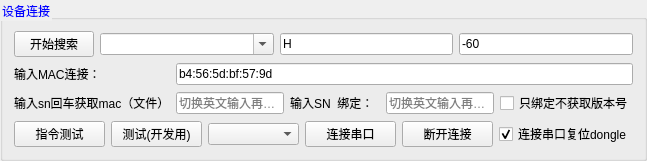
         <widget class="QGroupBox" name="groupBox_5">
          <property name="sizePolicy">
           <sizepolicy hsizetype="Preferred" vsizetype="Expanding">
            <horstretch>0</horstretch>
            <verstretch>0</verstretch>
           </sizepolicy>
          </property>
          <property name="styleSheet">
           <string notr="true">QGroupBox::title { font-weight: bold; color:blue;}</string>
          </property>
          <property name="title">
           <string>设备连接</string>
          </property>
          <layout class="QVBoxLayout" name="verticalLayout_8">
           <item>
            <layout class="QHBoxLayout" name="horizontalLayout_2">
             <property name="topMargin">
              <number>0</number>
             </property>
             <item>
              <widget class="QPushButton" name="start_search">
               <property name="text">
                <string>开始搜索</string>
               </property>
              </widget>
             </item>
             <item>
              <widget class="QComboBox" name="pick_device">
               <property name="sizePolicy">
                <sizepolicy hsizetype="Expanding" vsizetype="Fixed">
                 <horstretch>0</horstretch>
                 <verstretch>0</verstretch>
                </sizepolicy>
               </property>
               <property name="editable">
                <bool>true</bool>
               </property>
              </widget>
             </item>
             <item>
              <widget class="QLineEdit" name="name_range">
               <property name="text">
                <string>H</string>
               </property>
               <property name="placeholderText">
                <string>输入筛选的设备信号强度</string>
               </property>
              </widget>
             </item>
             <item>
              <widget class="QLineEdit" name="rssi_range">
               <property name="text">
                <string>-60</string>
               </property>
               <property name="placeholderText">
                <string>输入筛选的设备名字</string>
               </property>
              </widget>
             </item>
            </layout>
           </item>
           <item>
            <layout class="QGridLayout" name="gridLayout_6">
             <item row="2" column="4">
              <widget class="QLineEdit" name="snInput">
               <property name="sizePolicy">
                <sizepolicy hsizetype="Expanding" vsizetype="Fixed">
                 <horstretch>0</horstretch>
                 <verstretch>0</verstretch>
                </sizepolicy>
               </property>
               <property name="placeholderText">
                <string>切换英文输入再扫码</string>
               </property>
              </widget>
             </item>
             <item row="2" column="1">
              <widget class="QLineEdit" name="getMac">
               <property name="placeholderText">
                <string>切换英文输入再扫码</string>
               </property>
              </widget>
             </item>
             <item row="2" column="0">
              <widget class="QLabel" name="label_5">
               <property name="text">
                <string>输入sn回车获取mac（文件）</string>
               </property>
              </widget>
             </item>
             <item row="0" column="0">
              <widget class="QLabel" name="label_2">
               <property name="text">
                <string>输入MAC连接：</string>
               </property>
              </widget>
             </item>
             <item row="2" column="2">
              <widget class="QLabel" name="label_6">
               <property name="text">
                <string>输入SN  绑定：</string>
               </property>
              </widget>
             </item>
             <item row="0" column="1" colspan="5">
              <widget class="QLineEdit" name="macInput">
               <property name="sizePolicy">
                <sizepolicy hsizetype="Expanding" vsizetype="Fixed">
                 <horstretch>0</horstretch>
                 <verstretch>0</verstretch>
                </sizepolicy>
               </property>
               <property name="inputMask">
                <string/>
               </property>
               <property name="text">
                <string>b4:56:5d:bf:57:9d</string>
               </property>
               <property name="placeholderText">
                <string>切换英文输入再扫码</string>
               </property>
              </widget>
             </item>
             <item row="2" column="5">
              <widget class="QCheckBox" name="checkbanding">
               <property name="text">
                <string>只绑定不获取版本号</string>
               </property>
              </widget>
             </item>
            </layout>
           </item>
           <item>
            <layout class="QHBoxLayout" name="horizontalLayout_6">
             <item>
              <widget class="QPushButton" name="pushButton_3">
               <property name="text">
                <string>指令测试</string>
               </property>
              </widget>
             </item>
             <item>
              <widget class="QPushButton" name="pushButton">
               <property name="text">
                <string>测试(开发用)</string>
               </property>
              </widget>
             </item>
             <item>
              <widget class="QComboBox" name="comNameCombo"/>
             </item>
             <item>
              <widget class="QPushButton" name="connectButton">
               <property name="text">
                <string>连接串口</string>
               </property>
              </widget>
             </item>
             <item>
              <widget class="QPushButton" name="disconnectButton">
               <property name="text">
                <string>断开连接</string>
               </property>
              </widget>
             </item>
             <item>
              <widget class="QCheckBox" name="is_reset_dongle">
               <property name="text">
                <string>连接串口复位dongle</string>
               </property>
               <property name="checked">
                <bool>true</bool>
               </property>
              </widget>
             </item>
            </layout>
           </item>
          </layout>
         </widget>
